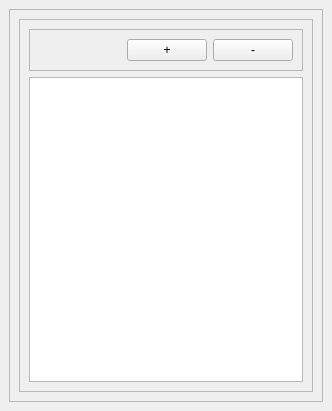
<?xml version="1.0" encoding="UTF-8"?>
<ui version="4.0">
 <class>MainWindow</class>
 <widget class="QMainWindow" name="MainWindow">
  <property name="geometry">
   <rect>
    <x>0</x>
    <y>0</y>
    <width>332</width>
    <height>411</height>
   </rect>
  </property>
  <property name="windowTitle">
   <string>Password Recorved | Maresal RPM</string>
  </property>
  <widget class="QWidget" name="centralwidget">
   <layout class="QHBoxLayout" name="horizontalLayout">
    <item>
     <widget class="QFrame" name="frame">
      <property name="frameShape">
       <enum>QFrame::StyledPanel</enum>
      </property>
      <property name="frameShadow">
       <enum>QFrame::Raised</enum>
      </property>
      <layout class="QVBoxLayout" name="verticalLayout">
       <item>
        <widget class="QFrame" name="frame_2">
         <property name="frameShape">
          <enum>QFrame::StyledPanel</enum>
         </property>
         <property name="frameShadow">
          <enum>QFrame::Raised</enum>
         </property>
         <layout class="QVBoxLayout" name="verticalLayout_2">
          <item>
           <widget class="QFrame" name="frame_3">
            <property name="minimumSize">
             <size>
              <width>0</width>
              <height>30</height>
             </size>
            </property>
            <property name="frameShape">
             <enum>QFrame::StyledPanel</enum>
            </property>
            <property name="frameShadow">
             <enum>QFrame::Raised</enum>
            </property>
            <layout class="QHBoxLayout" name="horizontalLayout_2">
             <item>
              <spacer name="horizontalSpacer">
               <property name="orientation">
                <enum>Qt::Horizontal</enum>
               </property>
               <property name="sizeHint" stdset="0">
                <size>
                 <width>40</width>
                 <height>20</height>
                </size>
               </property>
              </spacer>
             </item>
             <item>
              <widget class="QPushButton" name="AddBtn">
               <property name="text">
                <string>+</string>
               </property>
              </widget>
             </item>
             <item>
              <widget class="QPushButton" name="DeleteBtn">
               <property name="text">
                <string>-</string>
               </property>
              </widget>
             </item>
            </layout>
           </widget>
          </item>
          <item>
           <widget class="QListView" name="listView">
            <property name="editTriggers">
             <set>QAbstractItemView::NoEditTriggers</set>
            </property>
            <property name="showDropIndicator" stdset="0">
             <bool>false</bool>
            </property>
            <property name="dragEnabled">
             <bool>false</bool>
            </property>
            <property name="dragDropOverwriteMode">
             <bool>false</bool>
            </property>
            <property name="dragDropMode">
             <enum>QAbstractItemView::DropOnly</enum>
            </property>
            <property name="defaultDropAction">
             <enum>Qt::LinkAction</enum>
            </property>
            <property name="alternatingRowColors">
             <bool>true</bool>
            </property>
            <property name="selectionMode">
             <enum>QAbstractItemView::ExtendedSelection</enum>
            </property>
            <property name="selectionBehavior">
             <enum>QAbstractItemView::SelectItems</enum>
            </property>
            <property name="movement">
             <enum>QListView::Static</enum>
            </property>
            <property name="resizeMode">
             <enum>QListView::Adjust</enum>
            </property>
            <property name="layoutMode">
             <enum>QListView::SinglePass</enum>
            </property>
            <property name="wordWrap">
             <bool>false</bool>
            </property>
            <property name="selectionRectVisible">
             <bool>false</bool>
            </property>
            <property name="itemAlignment">
             <set>Qt::AlignAbsolute|Qt::AlignLeading|Qt::AlignLeft|Qt::AlignVCenter</set>
            </property>
           </widget>
          </item>
         </layout>
        </widget>
       </item>
      </layout>
     </widget>
    </item>
   </layout>
  </widget>
 </widget>
 <resources/>
 <connections/>
</ui>
